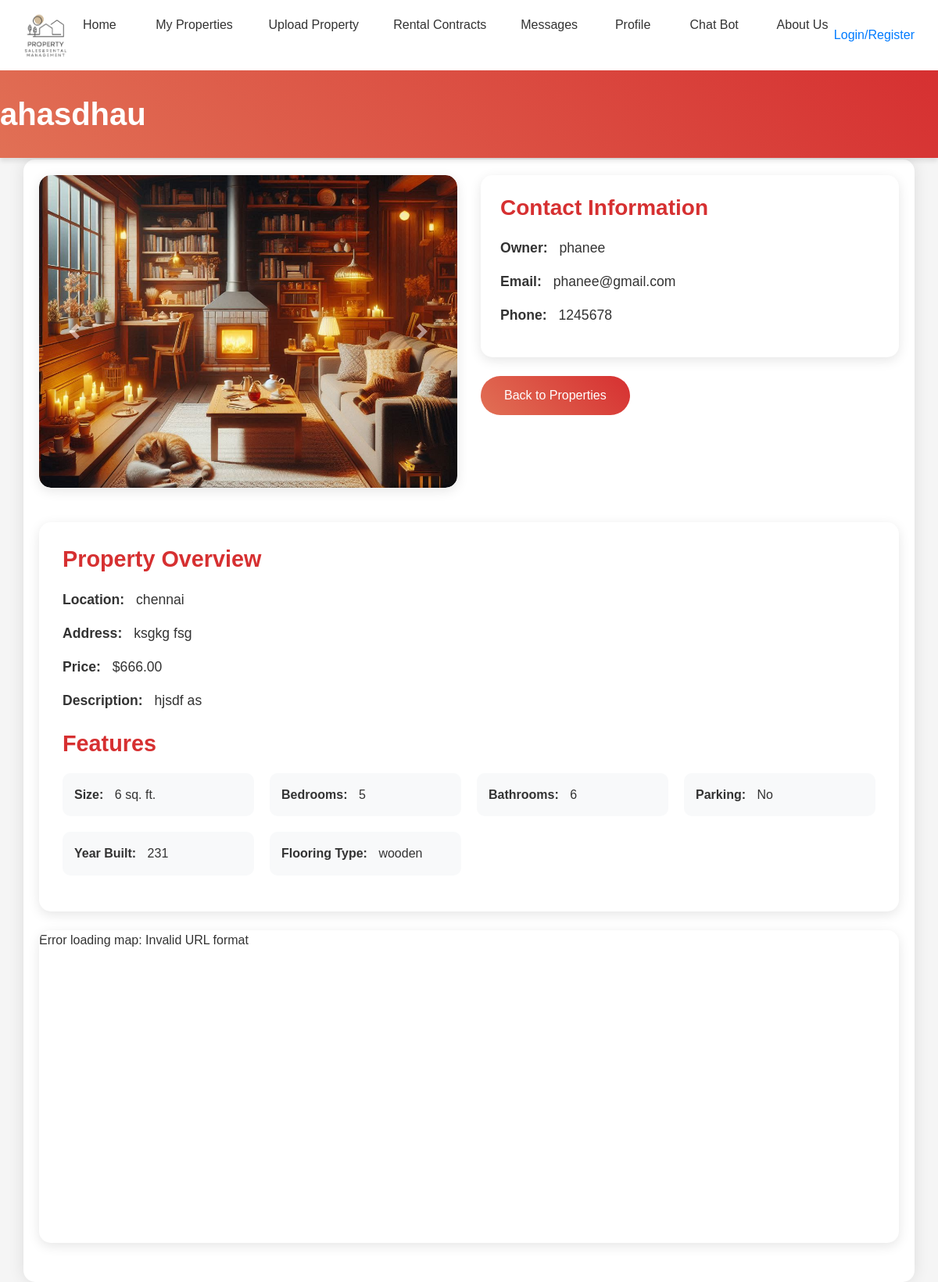
The app's page /ownerapp/properties/17/, older data.
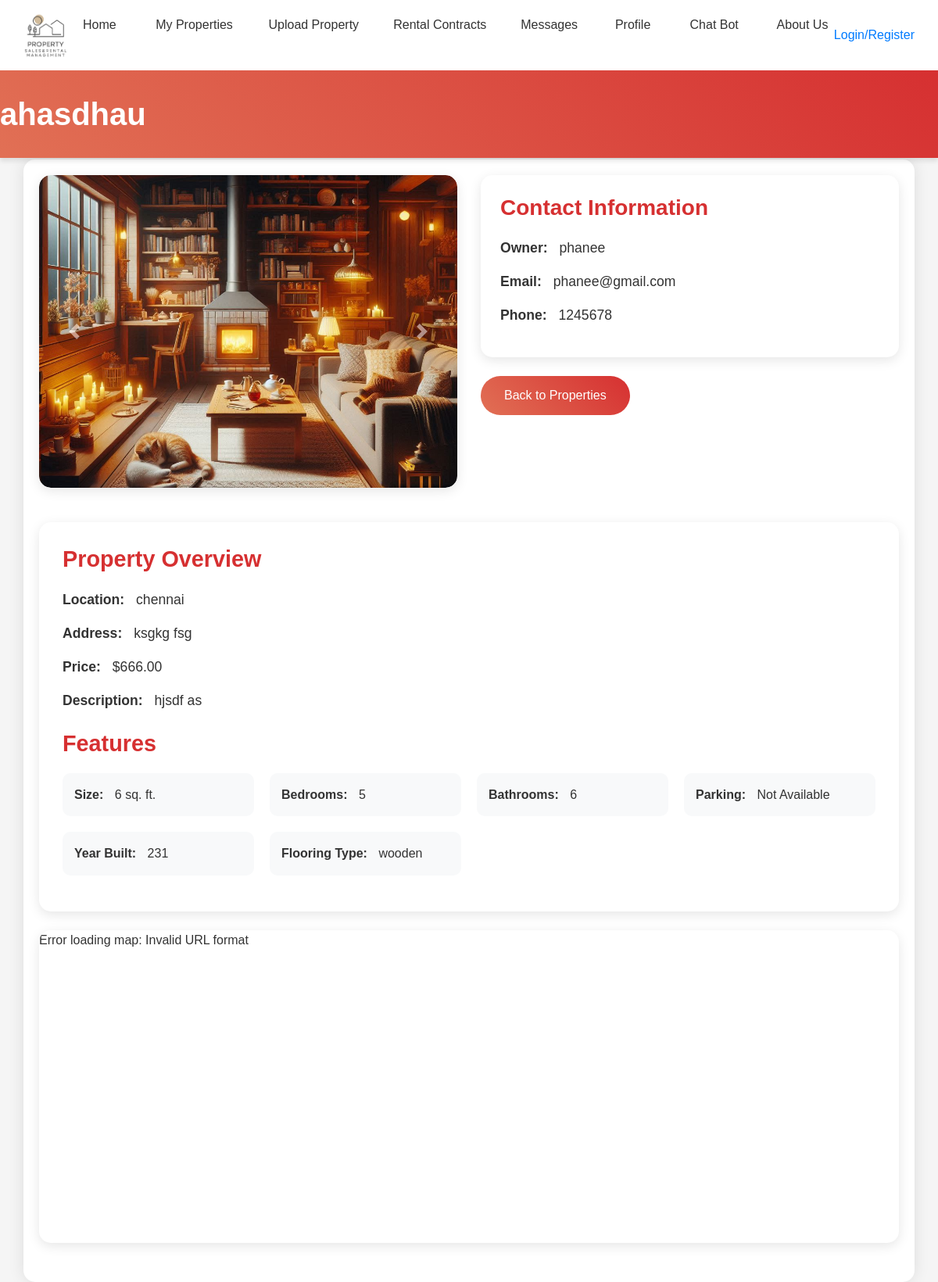
The same page, newer data.
### ownerapp/models.py (models this page shows, shortened)
class Property(models.Model):
    PROPERTY_TYPE_CHOICES = [
        ('Rent', 'Rent'),
        ('Sale', 'Sale'),
    ]
    OCCUPANCY_CHOICES = [
        ('Available', 'Available'),
        ('Not Available', 'Not Available'),
    ]
    PARKING = [
        ('Available', 'Available'),
        ('Not Available', 'Not Available'),
    ]
    title = models.CharField(max_length=200)
    image = models.ImageField(upload_to='property_images/')
    image_2 = models.ImageField(upload_to='property_images/', blank=True, null=True)
    image_3 = models.ImageField(upload_to='property_images/', blank=True, null=True)
    overview = models.TextField(max_length=100)
    location = models.CharField(max_length=200)
    location_url = models.URLField(max_length=500, blank=True, null=True, help_text="OpenStreetMap URL for the property location")
    address = models.TextField(max_length=300, blank=True, null=True)
    property_type = models.CharField(max_length=10, choices=PROPERTY_TYPE_CHOICES, default='Rent')
    price = models.DecimalField(max_digits=10, decimal_places=2)
    description = models.TextField()
    size = models.PositiveIntegerField()
    bedrooms = models.PositiveIntegerField()
    bathrooms = models.PositiveIntegerField()
    parking = models.CharField(max_length=20,choices=PARKING,default='Available')
    year_built = models.PositiveIntegerField()
    flooring_type = models.CharField(max_length=100)
    owner_name = models.CharField(max_length=100, default='Unknown Owner')
    email = models.EmailField()
    phone = models.CharField(max_length=15)
    occupancy_status = models.CharField(max_length=20,choices=OCCUPANCY_CHOICES,default='Available')
    owner = models.ForeignKey(User, on_delete=models.CASCADE, related_name='properties', default=1)

### ownerapp/views.py (the view)
# urls.py: path('properties/<int:pk>/', views.property_detail, name='property_detail'),
def property_detail(request, pk):
    property = Property.objects.get(pk=pk)
    return render(request, 'ownerApp/property_detail.html', {'property': property})

### templates/ownerApp/property_detail.html (shortened to what this page needs)
{% load static %}
<!DOCTYPE html>
<html lang="en">
<head>
    <link rel="stylesheet" href="https://stackpath.bootstrapcdn.com/bootstrap/4.5.2/css/bootstrap.min.css">
    <link rel="stylesheet" href="{% static 'css/ownerApp/property_detail.css' %}">
    <link rel="stylesheet" href="{% static 'css/adminApp/homepage.css' %}">
</head>
<body>
{% block body %}
    {% include 'Navbar/ownerNavBar.html' %}
    <header class="header">
        <h1>{{ property.title }}</h1>
    </header>
    <div class="container">
        <div class="row">
            <div class="col-md-6">
                <div id="propertyCarousel" class="carousel slide carousel-section" data-ride="carousel">
                    <div class="carousel-inner">
                        <div class="carousel-item active">
                            <img src="{{ property.image.url }}" class="property-image d-block w-100" alt="{{ property.title }}">
                        </div>
                    </div>
                    <a class="carousel-control-prev" href="#propertyCarousel" role="button" data-slide="prev">
                        <span class="carousel-control-prev-icon" aria-hidden="true"></span>
                    </a>
                    <a class="carousel-control-next" href="#propertyCarousel" role="button" data-slide="next">
                        <span class="carousel-control-next-icon" aria-hidden="true"></span>
                    </a>
                </div>
            </div>
            <div class="col-md-6">
                <section class="property-contact">
                    <h3>Contact Information</h3>
                    <p><strong>Owner:</strong> {{ property.owner_name }}</p>
                    <p><strong>Email:</strong> {{ property.email }}</p>
                    <p><strong>Phone:</strong> {{ property.phone }}</p>
                </section>
                <a href="{% url 'ownerapp:property_list' %}" class="btn-squircle mt-4">Back to Properties</a>
            </div>
        </div>
        <section class="property-overview mt-4">
            <h2>Property Overview</h2>
            <p><strong>Location:</strong> {{ property.location }}</p>
            <p><strong>Address:</strong> {{ property.address }}</p>
            <p><strong>Price:</strong> ${{ property.price }}</p>
            <p><strong>Description:</strong> {{ property.description }}</p>
            <h2 class="mt-4">Features</h2>
            <ul class="list-unstyled">
                <li><strong>Size:</strong> {{ property.size }} sq. ft.</li>
                <li><strong>Bedrooms:</strong> {{ property.bedrooms }}</li>
                <li><strong>Bathrooms:</strong> {{ property.bathrooms }}</li>
                <li><strong>Parking:</strong> {{ property.parking }}</li>
                <li><strong>Year Built:</strong> {{ property.year_built }}</li>
                <li><strong>Flooring Type:</strong> {{ property.flooring_type }}</li>
            </ul>
        </section>
        <div id="mapContainer" class="mt-4" style="width: 100%; height: 400px;">
        </div>
    </div>
{% endblock %}
</body>
</html>

Row changes from the older to the newer data that the page shows:
changed Property "ahasdhau": parking "No" → "Not Available"
